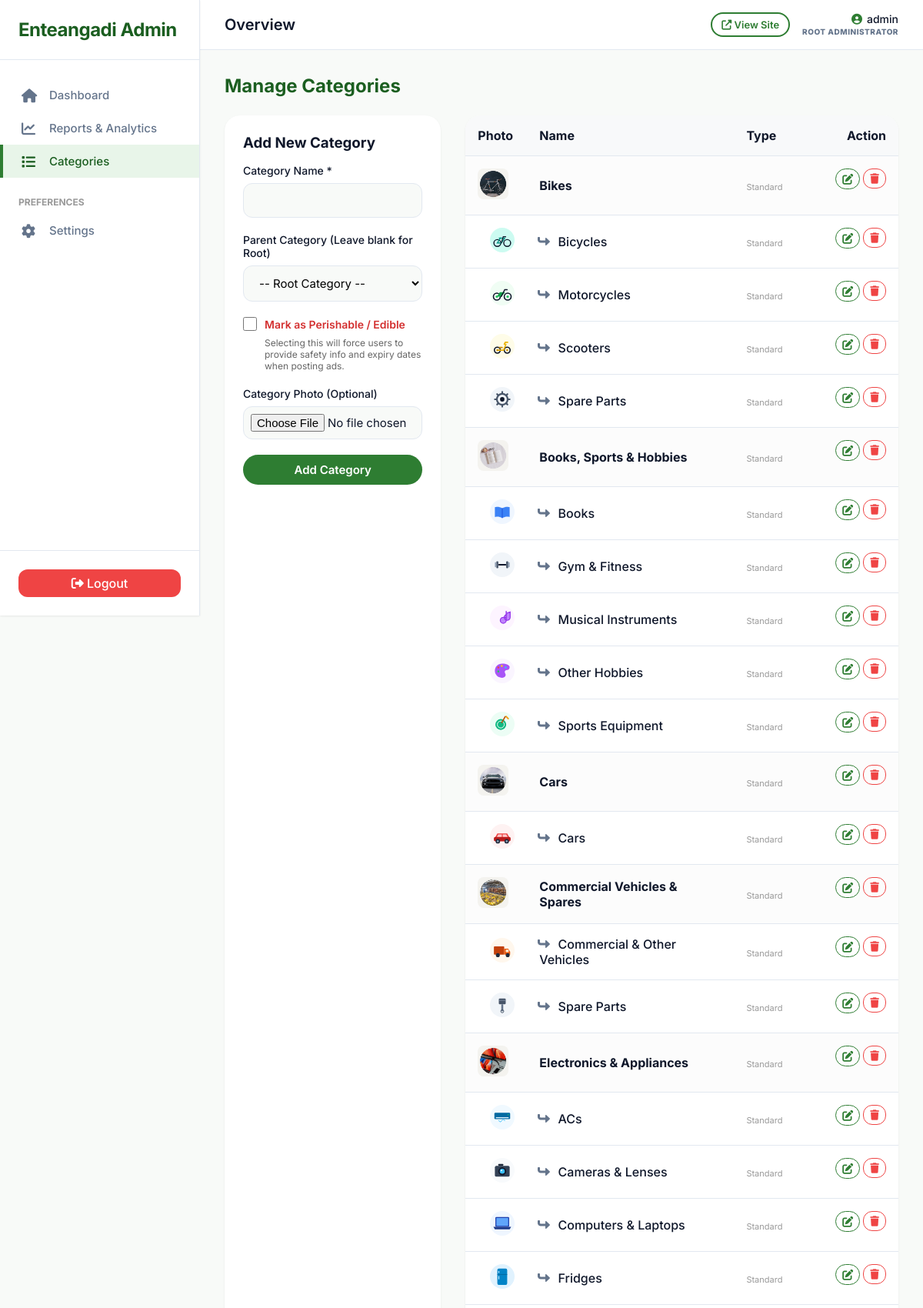
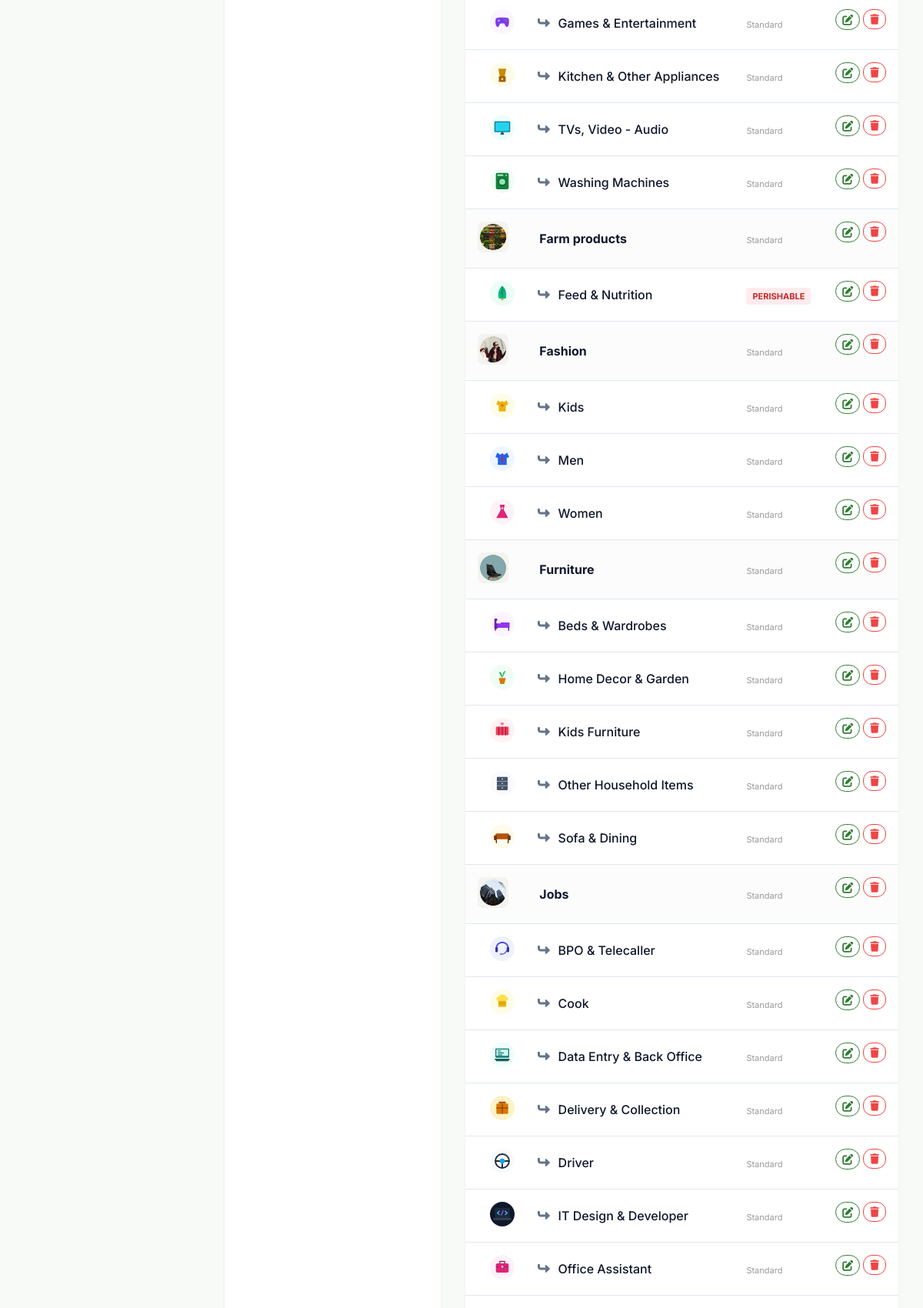
Screenshot of /admin/categories.php (signed in, upper part) with the database file from the repository (2 pictures, top to bottom).
### tables this page shows
CREATE TABLE `categories` (
  `id` int(11) NOT NULL AUTO_INCREMENT,
  `parent_id` int(11) DEFAULT NULL,
  `name` varchar(100) NOT NULL,
  `photo_path` varchar(255) DEFAULT NULL,
  `is_perishable` tinyint(1) DEFAULT 0,
  `created_at` timestamp NOT NULL DEFAULT current_timestamp(),
  PRIMARY KEY (`id`),
  KEY `parent_id` (`parent_id`),
  CONSTRAINT `categories_ibfk_1` FOREIGN KEY (`parent_id`) REFERENCES `categories` (`id`) ON DELETE CASCADE
);

### admin/categories.php (the view, shortened to what this page needs)
<?php
require_once '../config.php';
$stmt = $pdo->query("SELECT c.*, p.name as parent_name FROM categories c LEFT JOIN categories p ON c.parent_id = p.id ORDER BY c.parent_id, c.name");
$categories = $stmt->fetchAll();
$root_categories = [];
$sub_categories = [];
foreach ($categories as $cat) {
    if (empty($cat['parent_id'])) {
        $root_categories[] = $cat;
    } else {
        $sub_categories[$cat['parent_id']][] = $cat;
    }
}
$edit_cat = null;
require_once 'includes/header.php';
?>
<h2 style="margin-bottom: 24px; color: var(--primary-green-dark);">Manage Categories</h2>
<div style="display: grid; grid-template-columns: 1fr 2fr; gap: 32px;">
    <div style="background: var(--white); padding: 24px; border-radius: var(--border-radius); box-shadow: var(--shadow-sm);">
        <h3 style="margin-bottom: 16px;"><?= $edit_cat ? 'Edit' : 'Add New' ?> Category</h3>
        <form method="POST" enctype="multipart/form-data">
            <div class="form-group">
                <label>Category Name *</label>
                <input type="text" name="name" class="form-control" required value="<?= $edit_cat ? htmlspecialchars($edit_cat['name']) : '' ?>">
            </div>
            <div class="form-group">
                <label>Parent Category (Leave blank for Root)</label>
                <select name="parent_id" class="form-control">
                    <option value="">-- Root Category --</option>
                </select>
            </div>
            <div class="form-group" style="margin-bottom: 20px;">
                <label style="display: flex; align-items: center; gap: 10px; cursor: pointer;">
                    <input type="checkbox" name="is_perishable" value="1" <?= ($edit_cat && $edit_cat['is_perishable']) ? 'checked' : '' ?> style="width: 18px; height: 18px;">
                    <span style="font-weight: 600; color: #d32f2f;">Mark as Perishable / Edible</span>
                </label>
                <p style="font-size: 12px; color: #666; margin-top: 4px; margin-left: 28px;">Selecting this will force users to provide safety info and expiry dates when posting ads.</p>
            </div>
            <div class="form-group">
                <label>Category Photo (Optional)</label>
                <input type="file" name="photo" class="form-control" accept="image/*" style="padding: 9px;">
            </div>
            <div style="display: flex; gap: 8px;">
                <button type="submit" name="<?= $edit_cat ? 'edit_category' : 'add_category' ?>" class="btn-primary" style="flex: 1;"><?= $edit_cat ? 'Update' : 'Add' ?> Category</button>
            </div>
        </form>
    </div>
    <div style="background: var(--white); border-radius: var(--border-radius); box-shadow: var(--shadow-sm); overflow: hidden;">
        <table style="width: 100%; border-collapse: collapse;">
            <thead>
                <tr style="background: #f8f9fa; border-bottom: 1px solid var(--border-color); text-align: left;">
                    <th style="padding: 16px; width: 60px;">Photo</th>
                    <th style="padding: 16px;">Name</th>
                    <th style="padding: 16px;">Type</th>
                    <th style="padding: 16px; text-align: right;">Action</th>
                </tr>
            </thead>
            <tbody>
                <?php foreach ($root_categories as $cat): ?>
                    <tr style="border-bottom: 1px solid var(--border-color); background: #fcfcfc;">
                        <td style="padding: 16px;">
                            <?php if ($cat['photo_path']): ?>
                                <img src="<?= $base_url ?>/<?= htmlspecialchars($cat['photo_path']) ?>" style="width: 40px; height: 40px; border-radius: 8px; object-fit: cover;">
                            <?php else: ?>
                                <div style="width: 40px; height: 40px; background: #eee; border-radius: 8px; display: flex; align-items: center; justify-content: center;">
                                    <i class="fa fa-folder"></i>
                                </div>
                            <?php endif; ?>
                        </td>
                        <td style="padding: 16px; font-weight: bold; font-size: 16px;"><?= htmlspecialchars($cat['name']) ?></td>
                        <td style="padding: 16px;">
                            <?php if ($cat['is_perishable']): ?>
                                <span style="background: #ffebee; color: #c62828; padding: 4px 8px; border-radius: 4px; font-size: 11px; font-weight: 700; text-transform: uppercase;">Perishable</span>
                            <?php else: ?>
                                <span style="color: #999; font-size: 11px;">Standard</span>
                            <?php endif; ?>
                        </td>
                        <td style="padding: 16px; text-align: right; display: flex; gap: 4px; justify-content: flex-end;">
                            <a href="categories.php?edit=<?= $cat['id'] ?>" class="btn-primary" style="padding: 4px 8px; font-size: 14px; background: transparent; color: var(--primary-green) !important; border: 1px solid var(--primary-green);"><i class="fa fa-edit"></i></a>
                            <form method="POST" style="display:inline;" onsubmit="return confirm('Are you sure?');">
                                <button type="submit" name="delete_category" class="btn-danger" style="background: transparent; color: var(--danger) !important; border: 1px solid var(--danger); padding: 4px 8px;"><i class="fa fa-trash"></i></button>
                            </form>
                        </td>
                    </tr>
                    <?php if (isset($sub_categories[$cat['id']])): ?>
                        <?php foreach ($sub_categories[$cat['id']] as $sub): ?>
                            <tr style="border-bottom: 1px solid var(--border-color);">
                                <td style="padding: 16px; padding-left: 32px;">
                                    <?php if ($sub['photo_path']): ?>
                                        <img src="<?= $base_url ?>/<?= htmlspecialchars($sub['photo_path']) ?>" style="width: 32px; height: 32px; border-radius: 8px; object-fit: cover;">
                                    <?php else: ?>
                                        <div style="width: 32px; height: 32px; background: #f0f0f0; border-radius: 8px; display: flex; align-items: center; justify-content: center;">
                                            <i class="fa fa-file-alt" style="font-size: 12px; color: #999;"></i>
                                        </div>
                                    <?php endif; ?>
                                </td>
                                <td style="padding: 16px; font-weight: 500;">
                                    <i class="fa fa-level-up-alt fa-rotate-90" style="margin-right: 8px; color: var(--text-muted);"></i>
                                    <?= htmlspecialchars($sub['name']) ?>
                                </td>
                                <td style="padding: 16px;">
                                    <?php if ($sub['is_perishable']): ?>
                                        <span style="background: #ffebee; color: #c62828; padding: 4px 8px; border-radius: 4px; font-size: 11px; font-weight: 700; text-transform: uppercase;">Perishable</span>
                                    <?php else: ?>
                                        <span style="color: #999; font-size: 11px;">Standard</span>
                                    <?php endif; ?>
                                </td>
                                <td style="padding: 16px; text-align: right; display: flex; gap: 4px; justify-content: flex-end;">
                                    <a href="categories.php?edit=<?= $sub['id'] ?>" class="btn-primary" style="padding: 4px 8px; font-size: 14px; background: transparent; color: var(--primary-green) !important; border: 1px solid var(--primary-green);"><i class="fa fa-edit"></i></a>
                                    <form method="POST" style="display:inline;" onsubmit="return confirm('Are you sure?');">
                                        <button type="submit" name="delete_category" class="btn-danger" style="background: transparent; color: var(--danger) !important; border: 1px solid var(--danger); padding: 4px 8px;"><i class="fa fa-trash"></i></button>
                                    </form>
                                </td>
                            </tr>
                        <?php endforeach; ?>
                    <?php endif; ?>
                <?php endforeach; ?>
            </tbody>
        </table>
    </div>
</div>
<?php require_once 'includes/footer.php'; ?>

### assets/css/admin.css (style rules this page uses)
body { margin: 0; padding: 0; background-color: var(--background); display: flex; min-height: 100vh; }

### rows the page displays
categories: photo_path (picture), name "Bikes", is_perishable "Standard"
categories: photo_path (picture), name "Bicycles", is_perishable "Standard"
categories: photo_path (picture), name "Motorcycles", is_perishable "Standard"
categories: photo_path (picture), name "Scooters", is_perishable "Standard"
categories: photo_path (picture), name "Spare Parts", is_perishable "Standard"
categories: photo_path (picture), name "Books, Sports & Hobbies", is_perishable "Standard"
categories: photo_path (picture), name "Books", is_perishable "Standard"
categories: photo_path (picture), name "Gym & Fitness", is_perishable "Standard"
categories: photo_path (picture), name "Musical Instruments", is_perishable "Standard"
categories: photo_path (picture), name "Other Hobbies", is_perishable "Standard"
categories: photo_path (picture), name "Sports Equipment", is_perishable "Standard"
categories: photo_path (picture), name "Cars", is_perishable "Standard"
categories: photo_path (picture), name "Cars", is_perishable "Standard"
categories: photo_path (picture), name "Commercial Vehicles & Spares", is_perishable "Standard"
categories: photo_path (picture), name "Commercial & Other Vehicles", is_perishable "Standard"
categories: photo_path (picture), name "Spare Parts", is_perishable "Standard"
categories: photo_path (picture), name "Electronics & Appliances", is_perishable "Standard"
categories: photo_path (picture), name "ACs", is_perishable "Standard"
categories: photo_path (picture), name "Cameras & Lenses", is_perishable "Standard"
categories: photo_path (picture), name "Computers & Laptops", is_perishable "Standard"
categories: photo_path (picture), name "Fridges", is_perishable "Standard"
categories: photo_path (picture), name "Games & Entertainment", is_perishable "Standard"
categories: photo_path (picture), name "Kitchen & Other Appliances", is_perishable "Standard"
categories: photo_path (picture), name "TVs, Video - Audio", is_perishable "Standard"
categories: photo_path (picture), name "Washing Machines", is_perishable "Standard"
categories: photo_path (picture), name "Farm products", is_perishable "Standard"
categories: photo_path (picture), name "Feed & Nutrition", is_perishable "PERISHABLE"
categories: photo_path (picture), name "Fashion", is_perishable "Standard"
categories: photo_path (picture), name "Kids", is_perishable "Standard"
categories: photo_path (picture), name "Men", is_perishable "Standard"
categories: photo_path (picture), name "Women", is_perishable "Standard"
categories: photo_path (picture), name "Furniture", is_perishable "Standard"
categories: photo_path (picture), name "Beds & Wardrobes", is_perishable "Standard"
categories: photo_path (picture), name "Home Decor & Garden", is_perishable "Standard"
categories: photo_path (picture), name "Kids Furniture", is_perishable "Standard"
categories: photo_path (picture), name "Other Household Items", is_perishable "Standard"
categories: photo_path (picture), name "Sofa & Dining", is_perishable "Standard"
categories: photo_path (picture), name "Jobs", is_perishable "Standard"
categories: photo_path (picture), name "BPO & Telecaller", is_perishable "Standard"
categories: photo_path (picture), name "Cook", is_perishable "Standard"
categories: photo_path (picture), name "Data Entry & Back Office", is_perishable "Standard"
categories: photo_path (picture), name "Delivery & Collection", is_perishable "Standard"
categories: photo_path (picture), name "Driver", is_perishable "Standard"
categories: photo_path (picture), name "IT Design & Developer", is_perishable "Standard"
categories: photo_path (picture), name "Office Assistant", is_perishable "Standard"

### other values shown
$_SESSION['admin_username'] "admin"
